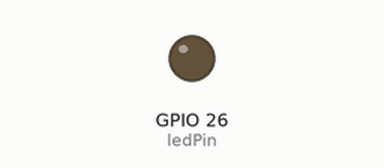
Simulated run of this sketch. Board: ESP32. Parts: output pins drawn as LEDs (lit = HIGH).

Above: at 0.05 s.
At 1.2 s:
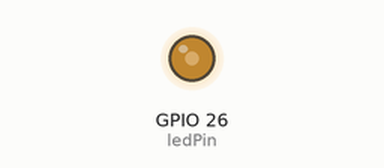
At 2.35 s:
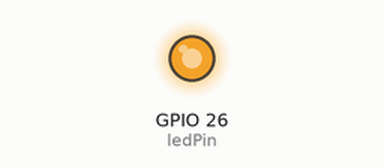
At 4.65 s:
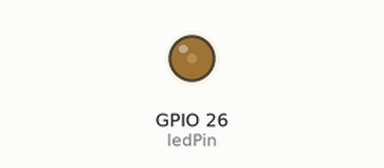
Timing chart, 0 to 6.6 s (numbered marks = the images above):
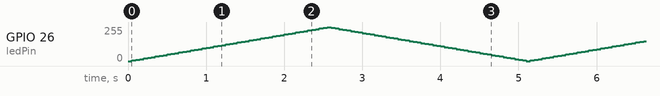

The sketch:

2.2_fading_led.ino
```cpp
const int ledPin = 26;  // The GPIO pin for the LED
int brightness = 0;
int fadeAmount = 5;

void setup() {
  ledcAttach(ledPin, 5000, 8);  // Attach the LED pin
}

void loop() {
  ledcWrite(ledPin, brightness);  // Write the new brightness value to the PWM pin
  brightness = brightness + fadeAmount;
  if (brightness <= 0 || brightness >= 255) {
    fadeAmount = -fadeAmount;
  }
  delay(50);  // Wait for 50 milliseconds
}
```
